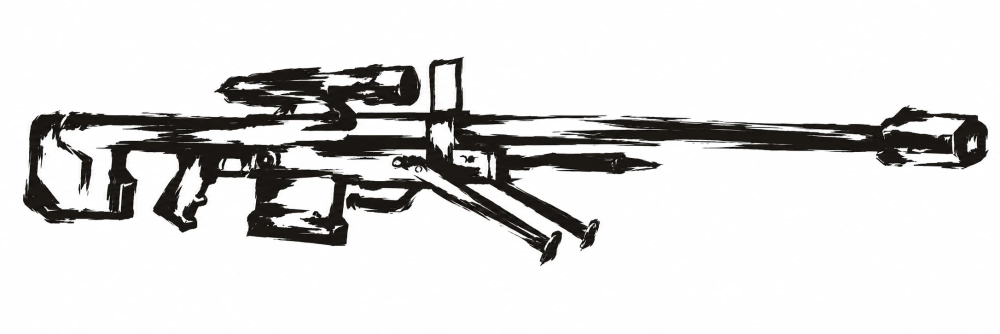
#> input picture reference/sniper-ink.webp, 2000 x 667 px, found by its file name (shown at 1/2 size)
$ python sniper-trace.py
#> lines starting #> are read from the running program, lines starting #| are printed output that depends on the picture; after the words box and inside, x2 and y2 are one past the last pixel; in counts of white or black regions, pixels touching at a corner belong together
# Traces Ray's sniper drawing (reference/sniper-ink.webp) to the rifle path: grip (the hand) at the origin, barrel along +x, the
# muzzle at x = 92 (rifle units; the game scales it by NOSCOPE.scale). Also writes reference/sniper-trace.svg.
import numpy as np, potrace, json
from PIL import Image
im = Image.open('/home/user/brawlwinism/reference/sniper-ink.webp').convert('L'); S = 2
g = im.resize((im.width * S, im.height * S), Image.LANCZOS)
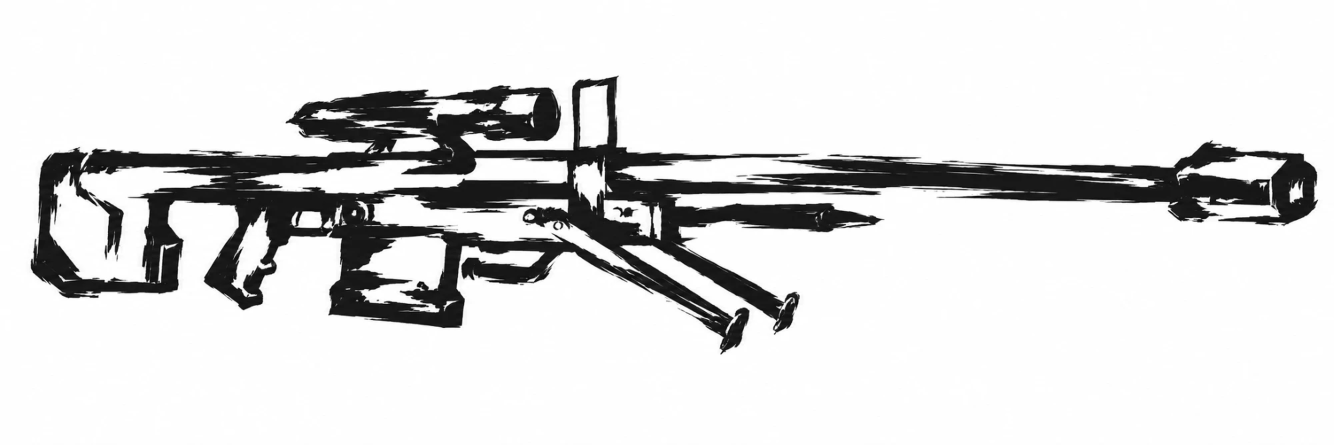
#> g: PIL image 4000x1334 L (shown at 1/3 size); min 0, max 255, mean 219.3
ink = np.array(g) >= 128                       # potracer traces the False pixels: ink is False
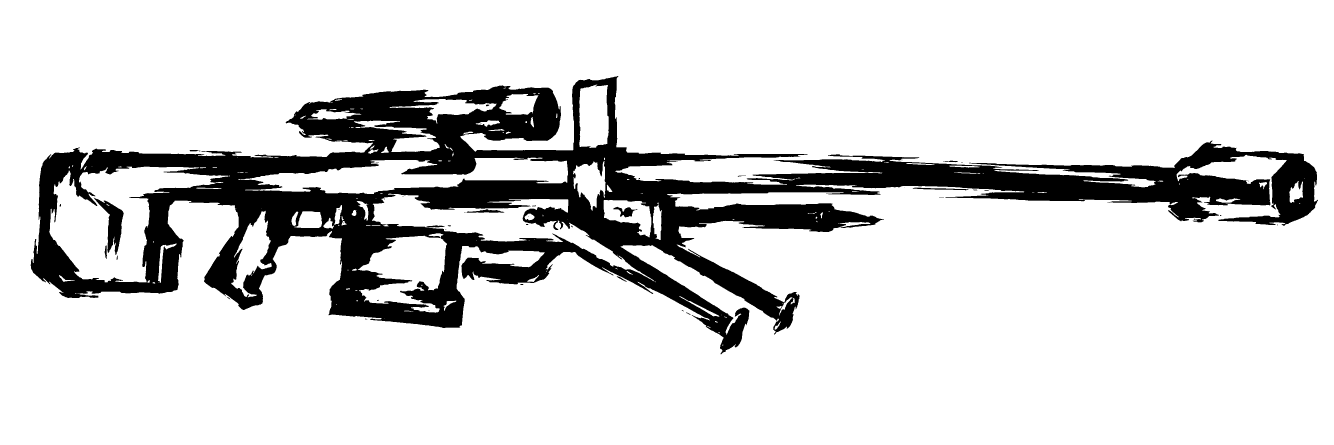
#> ink: shape (1334, 4000) bool (shown at 1/3 size); 85.1% white; 45 black regions (24 under 20 px), largest, box (x1, y1, x2, y2) and area: (92, 228, 3954, 1063) 785128, (281, 593, 371, 765) 5693, (1840, 620, 1912, 652) 990
#> (the run stopped early here; a loop or call above may not have finished)
